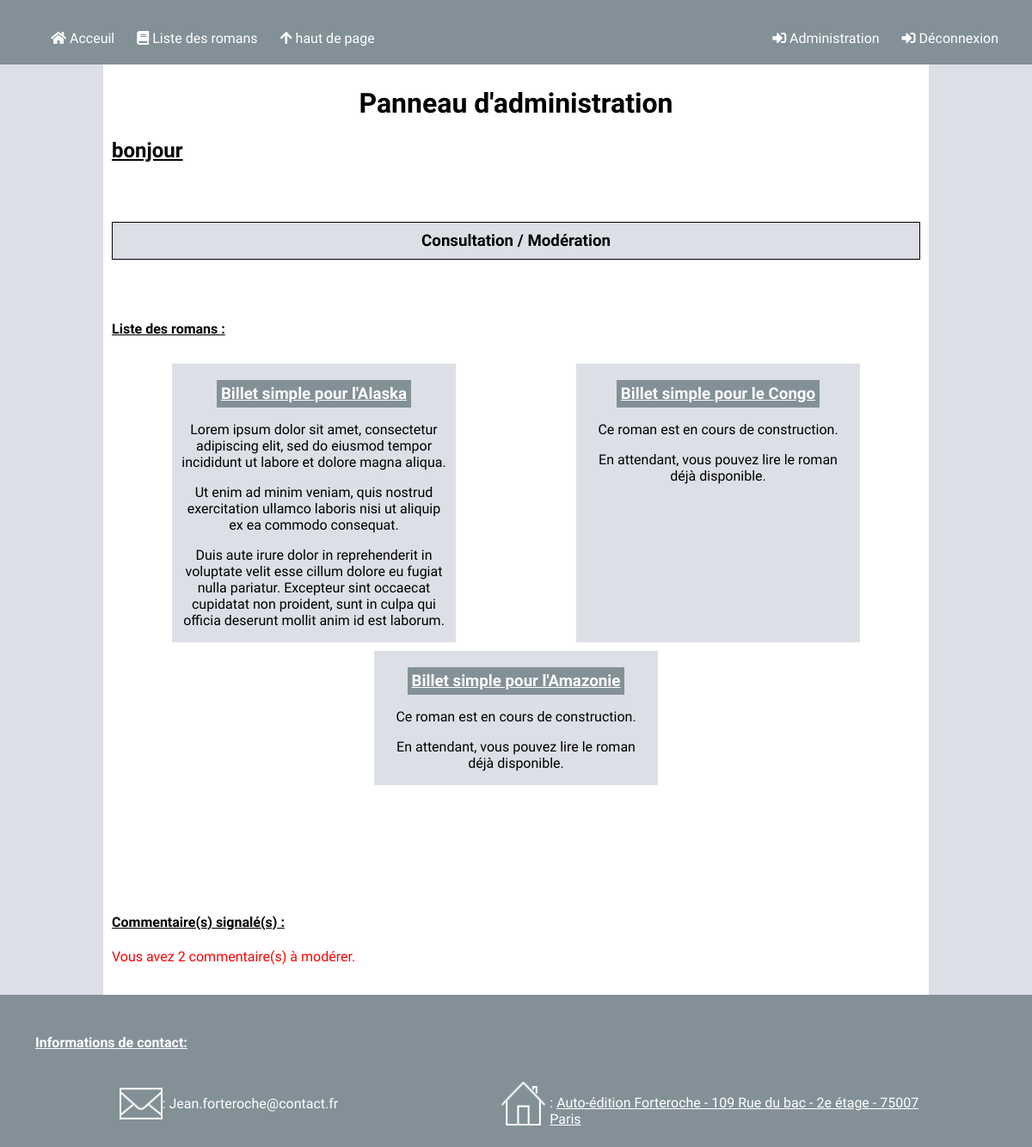
Page /administration.html on the committed database.
### tables this page shows
CREATE TABLE IF NOT EXISTS `books` (
  `id` int(11) NOT NULL AUTO_INCREMENT,
  `title` varchar(255) NOT NULL,
  `summary` text NOT NULL,
  `publish` int(11) NOT NULL,
  PRIMARY KEY (`id`)
);

### model/BookManager.php (called while the page is built, shortened)
<?php
class BookManager extends Manager
{
    public function getBooks()
    {
        $db = $this->dbConnect();
        $books = $db->query('
        SELECT id, title, summary, publish
        FROM books');
        return $books;
    }
}

### view/frontend/adminPage.php (the view, shortened to what this page needs)
<div id="content">
    <div>
        <h1>Panneau d'administration</h1>
    </div>
    <div id="messageAccueil">
        <h2> bonjour <?= $_SESSION['name'] ?></h2>
    </div>
    <div id="infosAdmin">
        <div class='section'>
            <?php
            if ($_SESSION['permission'] == 1) {
            ?>
            <h3>Consultation / Création / édition / suppréssion</h3>
            <?php
            } else {
            ?>
            <h3>Consultation / Modération</h3>
            <?php
            }
            ?>
        </div>
        <h4>Liste des romans :</h4>
        <div id="listeRomansAdmin">
            <?php
            while ($data = $books->fetch()) {
                $title = $data['title'];
                $titleEdit = str_replace(' ','',ucwords($title));
            ?>
            <div class="projet" id="<?= $data['id']?>">
                <h3 class="animated pulse">
                    <a href="roman-<?= $data['id'] ?>-<?= $titleEdit?>.html">
                        <?= htmlspecialchars($data['title']) ?>
                    </a>
                </h3>
                <div>
                    <?= $data['summary'] ?>
                </div>
            </div>
            <?php
            }
            ?>
        </div>
        <div id="reportedComments">
            <h4>Commentaire(s) signalé(s) :</h4>
            <?php
            $reportCount = 0;
            while($reportedComment = $reportedComments->fetch()) {
                if ($reportedComment['report'] >= 1) {
                    $reportCount = $reportCount + 1;
                }
            }
            if ($reportCount > 0) {
            ?>
            <a href="administration-commentaires.html">Vous avez <?= $reportCount?> commentaire(s) à modérer.</a>
            <?php
            } else {
            ?>
            <p>Vous n'avez aucun commentaire à modérer.</p>
            <?php
            }
            ?>
        </div>
    </div>
</div>
<?php
require('template.php');
?>

### public/css/style.css (style rules this page uses)
body, html { height: 100%; margin: 0; padding: 0; background-color: rgb(220, 223, 229); font-family: 'Cardo', serif; }
h1 { text-align: center; }
h2 { text-decoration: underline; }
h3 { background-color: rgb(131, 144, 152); color: white; margin-bottom: 0; padding: 5px; }
h4 { text-decoration: underline; }
h3 a { color: white; text-decoration: underline; }
a { text-decoration: none; color: blue; }
#content { position: relative; margin-top: 75px; margin-left: 10%; margin-right: 10%; padding-top: 5px; padding-bottom: 10px; padding-left: 10px; padding-right: 10px; background-color: white; z-index: 1; min-height: 100%; }
.projet { text-align: center; max-width: 310px; background-color: rgb(220, 223, 229); padding-left: 10px; padding-right: 10px; margin-top: 10px; display: flex; flex-direction: column; align-items: center; }
#infosAdmin { margin-bottom: 25px; }
.section { text-align: center; display: flex; flex-direction: column; margin-top: 50px; }
.section h3 { color: black; background-color: rgb(220, 223, 229); border: solid black 1px; padding: 10px; margin-bottom: 50px; }
#listeRomansAdmin { display: flex; flex-wrap: wrap; justify-content: space-around; }
#reportedComments a, .confirmDelete { color: red; }
#reportedComments { margin-top: 150px; }

### rows in the picture
books: title "Billet simple pour l'Alaska", summary "Lorem ipsum dolor sit amet, consectetur adipiscing elit, sed do eiusmod tempor incididunt ut labore et dolore magna aliqua. Ut enim ad minim veniam, quis nostrud exercitation ullamco laboris nisi ut aliquip ex ea commodo consequat. Duis aute irure dolor in reprehenderit in voluptate velit esse cillum dolore eu fugiat nulla pariatur. Excepteur sint occaecat cupidatat non proident, sunt in culpa qui officia deserunt mollit anim id est laborum."
books: title "Billet simple pour le Congo", summary "Ce roman est en cours de construction. En attendant, vous pouvez lire le roman déjà disponible."
books: title "Billet simple pour l'Amazonie", summary "Ce roman est en cours de construction. En attendant, vous pouvez lire le roman déjà disponible."

### other values in the picture
$reportCount "2"
